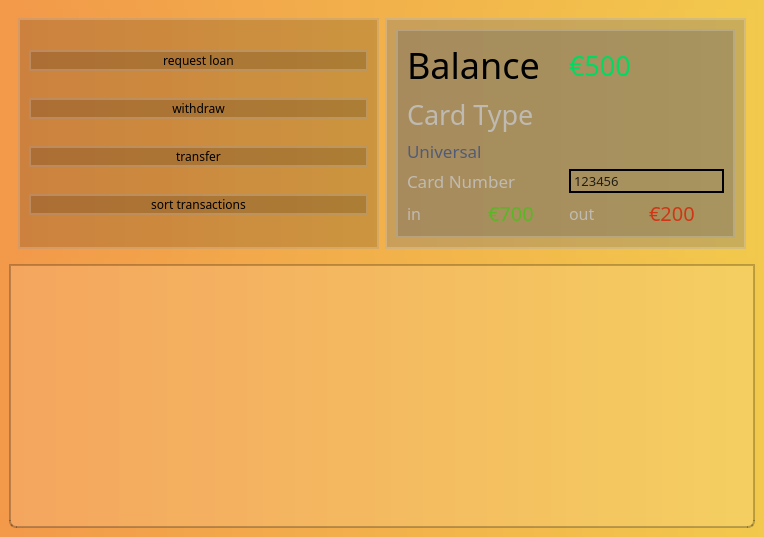
<?xml version="1.0" encoding="UTF-8"?>
<ui version="4.0">
 <class>MainWindow</class>
 <widget class="QMainWindow" name="MainWindow">
  <property name="geometry">
   <rect>
    <x>0</x>
    <y>0</y>
    <width>764</width>
    <height>537</height>
   </rect>
  </property>
  <property name="windowTitle">
   <string>Bank</string>
  </property>
  <widget class="QWidget" name="centralwidget">
   <property name="styleSheet">
    <string notr="true">background-color: qlineargradient(spread:pad, x1:0, y1:0, x2:1, y2:0, stop:0 #F2994A, stop:1 #F2C94C);
font-family: Poppins</string>
   </property>
   <layout class="QVBoxLayout" name="verticalLayout_5">
    <item>
     <widget class="QFrame" name="main">
      <layout class="QVBoxLayout" name="verticalLayout_4">
       <item>
        <layout class="QHBoxLayout" name="horizontalLayout_4">
         <item>
          <widget class="QFrame" name="buttons_frame">
           <property name="styleSheet">
            <string notr="true">background-color: rgba(0, 0, 0, 40);
border: 2px solid rgba(255, 255, 255, 50);
border-redius: 12px;</string>
           </property>
           <layout class="QVBoxLayout" name="verticalLayout_3">
            <item>
             <widget class="QPushButton" name="loan_button">
              <property name="styleSheet">
               <string notr="true">QPushButton:hover{
background-color: rgba(255, 255, 255, 10);
} 

QPushButton:pressed{
background-color: rgba(0, 0, 0, 50);
}

</string>
              </property>
              <property name="text">
               <string>request loan</string>
              </property>
             </widget>
            </item>
            <item>
             <widget class="QPushButton" name="withdraw_button">
              <property name="styleSheet">
               <string notr="true">QPushButton:hover{
background-color: rgba(255, 255, 255, 10);
} 

QPushButton:pressed{
background-color: rgba(0, 0, 0, 50);
}
</string>
              </property>
              <property name="text">
               <string>withdraw</string>
              </property>
             </widget>
            </item>
            <item>
             <widget class="QPushButton" name="transfer_button">
              <property name="styleSheet">
               <string notr="true">QPushButton:hover{
background-color: rgba(255, 255, 255, 10);
} 

QPushButton:pressed{
background-color: rgba(0, 0, 0, 50);
}
</string>
              </property>
              <property name="text">
               <string>transfer</string>
              </property>
             </widget>
            </item>
            <item>
             <widget class="QPushButton" name="sort_button">
              <property name="styleSheet">
               <string notr="true">QPushButton:hover{
background-color: rgba(255, 255, 255, 10);
} 

QPushButton:pressed{
background-color: rgba(0, 0, 0, 50);
}
</string>
              </property>
              <property name="text">
               <string>sort transactions</string>
              </property>
             </widget>
            </item>
           </layout>
          </widget>
         </item>
         <item>
          <widget class="QFrame" name="userInfoFrame_2">
           <property name="styleSheet">
            <string notr="true">background-color: rgba(120, 120, 120, 85);
border: 2px solid rgba(255, 255, 255, 50);
border-redius: 10px;</string>
           </property>
           <layout class="QVBoxLayout" name="userInfoFrame">
            <item>
             <widget class="QFrame" name="balanceFrame">
              <property name="styleSheet">
               <string notr="true">background-color: rgba(100, 100, 100, 85);
border: 2px solid rgba(255, 255, 255, 50);
border-redius: 12px;</string>
              </property>
              <layout class="QVBoxLayout" name="verticalLayout">
               <item>
                <layout class="QHBoxLayout" name="horizontalLayout_2">
                 <item>
                  <widget class="QLabel" name="label">
                   <property name="styleSheet">
                    <string notr="true">font_weight: bold;
font-size: 27pt;
background-color: none;
border: none;
</string>
                   </property>
                   <property name="text">
                    <string>Balance</string>
                   </property>
                  </widget>
                 </item>
                 <item>
                  <widget class="QLabel" name="label_balance">
                   <property name="styleSheet">
                    <string notr="true">font_weight: bold;
font-size: 20pt;
background-color: none;
border: none;
color: rgba(2, 217, 98, 1);
</string>
                   </property>
                   <property name="text">
                    <string>€500</string>
                   </property>
                  </widget>
                 </item>
                </layout>
               </item>
               <item>
                <widget class="QLabel" name="label_9">
                 <property name="styleSheet">
                  <string notr="true">font_weight: bold;
font-size: 20pt;
background-color: none;
border: none;
color: rgba(197, 197, 197, 0.8)</string>
                 </property>
                 <property name="text">
                  <string>Card Type</string>
                 </property>
                </widget>
               </item>
               <item>
                <widget class="QLabel" name="label_card_type">
                 <property name="styleSheet">
                  <string notr="true">font_weight: bold;
font-size: 13pt;
background-color: none;
border: none;
color: rgba(58, 79, 127, 0.8)</string>
                 </property>
                 <property name="text">
                  <string>Universal</string>
                 </property>
                </widget>
               </item>
               <item>
                <layout class="QHBoxLayout" name="horizontalLayout_3">
                 <item>
                  <widget class="QLabel" name="label_7">
                   <property name="styleSheet">
                    <string notr="true">font_weight: bold;
font-size: 13pt;
background-color: none;
border: none;
color: rgba(197, 197, 197, 0.8)
</string>
                   </property>
                   <property name="text">
                    <string>Card Number</string>
                   </property>
                  </widget>
                 </item>
                 <item>
                  <widget class="QLabel" name="label_card_number">
                   <property name="styleSheet">
                    <string notr="true">font_weight: bold;
border: 2px solid black;
font-size: 10pt;
background-color: none;
color: rgba(0, 0, 0, 0.8)
</string>
                   </property>
                   <property name="text">
                    <string>123456</string>
                   </property>
                  </widget>
                 </item>
                </layout>
               </item>
               <item>
                <layout class="QHBoxLayout" name="horizontalLayout">
                 <item>
                  <widget class="QLabel" name="label_3">
                   <property name="styleSheet">
                    <string notr="true">font_weight: bold;
font-size: 12pt;
background-color: none;
border: none;
color: rgba(197, 197, 197, 0.8)</string>
                   </property>
                   <property name="text">
                    <string>in</string>
                   </property>
                  </widget>
                 </item>
                 <item>
                  <widget class="QLabel" name="label_income">
                   <property name="styleSheet">
                    <string notr="true">font_weight: bold;
font-size: 15pt;
background-color: none;
border: none;
color: rgba(70, 192, 22, 0.8)</string>
                   </property>
                   <property name="text">
                    <string>€700</string>
                   </property>
                  </widget>
                 </item>
                 <item>
                  <widget class="QLabel" name="label_5">
                   <property name="styleSheet">
                    <string notr="true">font_weight: bold;
font-size: 12pt;
background-color: none;
border: none;
color: rgba(197, 197, 197, 0.8)</string>
                   </property>
                   <property name="text">
                    <string>out</string>
                   </property>
                  </widget>
                 </item>
                 <item>
                  <widget class="QLabel" name="label_outcome">
                   <property name="styleSheet">
                    <string notr="true">font_weight: bold;
font-size: 15pt;
background-color: none;
border: none;
color: rgba(217, 31, 2, 0.8)</string>
                   </property>
                   <property name="text">
                    <string>€200</string>
                   </property>
                  </widget>
                 </item>
                </layout>
               </item>
              </layout>
             </widget>
            </item>
           </layout>
          </widget>
         </item>
        </layout>
       </item>
      </layout>
     </widget>
    </item>
    <item>
     <widget class="QTableView" name="tableView">
      <property name="styleSheet">
       <string notr="true">QTableView{
background-color: rgba(255, 255, 255, 30);
border: 2px solid rgba(0, 0, 0, 60);
border-bottom-right-radius: 7px;
border-bottom-left-radius: 7px;
}

QTableView:section{
background-color: rgba(53, 53, 53);
color: white;
border: none;
height: 50px;
font-size: 14pt;
}

QTableView:item{
border-style: none;
border-bottom: rgba(0, 0, 0, 60);
}

QTableView:item:selected{
border: none;
background-color: rgba(255, 255, 255, 50);
}
</string>
      </property>
      <property name="showGrid">
       <bool>false</bool>
      </property>
      <attribute name="horizontalHeaderDefaultSectionSize">
       <number>135</number>
      </attribute>
     </widget>
    </item>
   </layout>
  </widget>
 </widget>
 <resources/>
 <connections/>
</ui>
